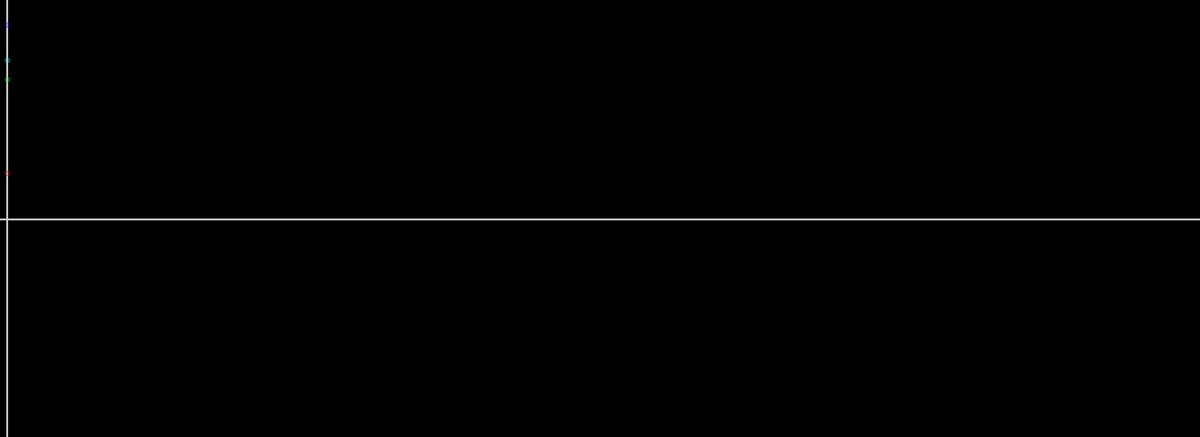
Frame 1 (no input)
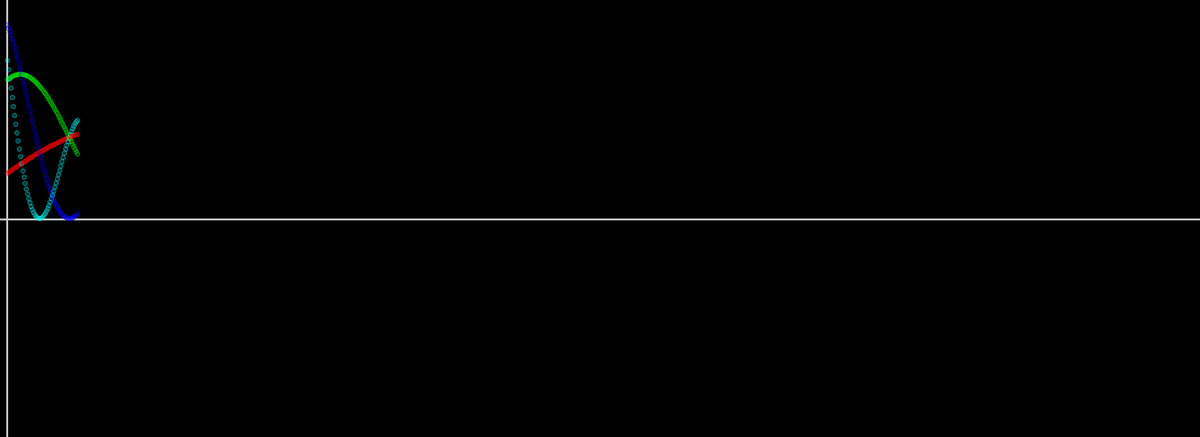
Frame 60 (the mouse pressed at the canvas centre just before this capture)
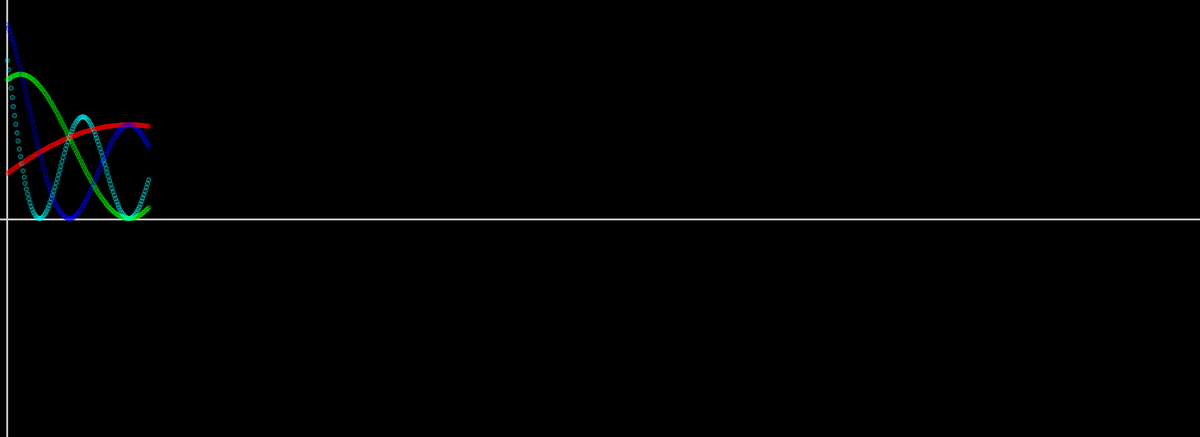
Frame 120 (the mouse held since frame 60 and released just before this capture)

The Processing sketch that drew these frames (run headless with seeded random() and noise(); from frame 60 on, the mouse is pressed at the canvas centre):

// Processing sketch: Fourier_Series_Exploration_1_Square_Wave
// ── Fourier_Series_Exploration_1_Square_Wave.pde
SineWave sampleSine;
float speed = 1;
float x;
float x1, x2, x3;

void setup() {
  size(1920, 700);
  smooth();
  background(0);
  x1 = width/2;
  x2 = height/2;
  x3 = 0;
  sampleSine = new SineWave(1, 90, 10, 150, 1.9, 7, 1, 0, 10); 
  //SineWave(n, x, L, An, speed, diameter, ampDiv, shiftWaveX,shiftWaveY)
  gridFunction();
}

void draw() {
  //background(0);
  
  
  sampleSine.OrbitalSineWave();
  sampleSine.OrbitalDisplay();
}

void gridFunction(){
  fill(200, 200, 200);
  stroke(200,200,200);
  rect(10,0, 2, height);
  rect(0,x2, width, 2);
}

// ── SineWave.pde
class SineWave {
  float n;
  float x;
  float L;
  float An; 
  float speed;
  float y;
  float diameter;
  float motion_X1, motion_X2, motion_X3, motion_X4;
  float ampDiv;
  float shiftWaveX, shiftWaveY;
  //float nextTerm;

  SineWave(float temp_n, float temp_x, float temp_L, float temp_An, float temp_speed, 
    float temp_diameter, float temp_ampDiv, float temp_shiftWaveX, float temp_shiftWaveY) {
    n = temp_n;
    x = temp_x;
    L = temp_L;
    An = temp_An;
    speed = temp_speed;
    diameter = temp_diameter;
    ampDiv = temp_ampDiv;
    shiftWaveX = temp_shiftWaveX;
    shiftWaveY = temp_shiftWaveY;
    y = shiftWaveY;
  }

  void OrbitalSineWave() {
    
    x += speed;
    y += speed;
    motion_X1 = SineFunction(x) + shiftWaveX;
    motion_X2 = MultipleSineFunction(x) + shiftWaveX;
    motion_X3 = AdditionSineFunction(x) + shiftWaveX;
    motion_X4 = DampedSineFunction(x) + shiftWaveX;
  } 
  void OrbitalDisplay() {
    translate(0, x2);
    rotate(radians(270));
    print("Sine: " + motion_X1 + ", ");
    print("Two Sines: " + motion_X2 + ", "); 
    println("Three Sines: " + motion_X3 + ", ");
    fill(255, 0, 0, 50);
    stroke(255, 0, 0, 150);
    ellipse(motion_X1, y, diameter, diameter);
    fill(0, 255, 0, 50);
    stroke(0, 255, 0, 150);
    ellipse(motion_X2, y, diameter, diameter);
    fill(0, 0, 255, 50);
    stroke(0, 0, 255, 150);
    ellipse(motion_X3, y, diameter, diameter);
    fill(0, 255, 255, 50);
    stroke(0, 255, 255, 150);
    ellipse(motion_X4, y, diameter, diameter);
  }
  float SineFunction(float motionValue) {
    float motionX = (An/ampDiv)*sin(n*PI*radians(motionValue)/L);
    return motionX;
  }
  float MultipleSineFunction(float motionValue) {
    float AddedSineMotion = (An/ampDiv)*sin((n+2)*PI*radians(motionValue)/L)+SineFunction(x);
    return AddedSineMotion;
  }
  float AdditionSineFunction(float motionValue) {
    float AddedSineMotion = (An/ampDiv)*sin((n+4)*PI*radians(motionValue)/L)+MultipleSineFunction(x);
    return AddedSineMotion;
  }
  float DampedSineFunction(float motionValue) {
    float AddedSineMotion = ((An/ampDiv))*sin((n+6)*PI*radians(motionValue)/L)+AdditionSineFunction(x);
    return AddedSineMotion;
  }
}
